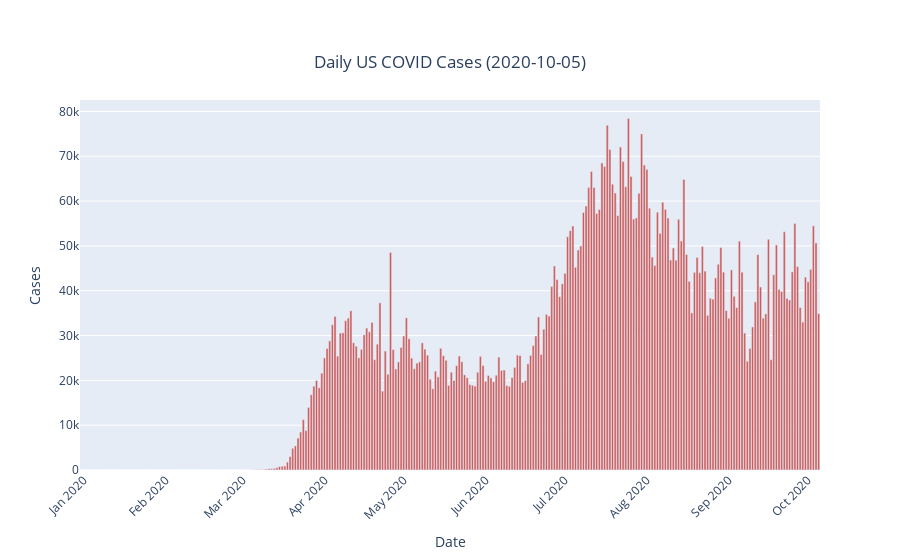

This figure's notebook cell:
### Markdown cell above
#### Creating a Chart of Daily Cases

### Code cell
#creating a data frame for daily cases in the USA
df_daily_cases = pd.read_csv("https://raw.githubusercontent.com/owid/covid-19-data/master/public/data/ecdc/new_cases.csv")
#only want the united states data
df_daily_cases = df_daily_cases[['date','United States']]
df_daily_cases.head()
fig3 = go.Figure()
fig3.add_trace(go.Bar(
    x=df_daily_cases['date'],
    y=df_daily_cases['United States'],
    name='Daily US COVID Cases',
    marker_color='indianred'
))
#Align the dates and turn cases into bars
fig3.update_layout(barmode='group', xaxis_tickangle=-45)
#Align the graph title and axes
fig3.update_layout(
    xaxis_title="Date",
    yaxis_title="Cases",
    title={
        'text': f"Daily US COVID Cases ({date.today()})",
        'y':0.9,
        'x':0.5,
        'xanchor': 'center',
        'yanchor': 'top'})

fig3.show()

### Figure 1 — Plotly figure (JSON) as saved in the notebook; plotly's stock layout.template omitted (floating-point values rounded to 4 significant figures; data arrays with more than 128 entries replaced by an {"elided": "..."} marker saying what was removed)
{"data": [{"marker": {"color": "indianred"}, "name": "Daily US COVID Cases", "type": "bar", "x": {"elided": "280 str values"}, "y": {"elided": "280 int values"}}], "layout": {"barmode": "group", "title": {"text": "Daily US COVID Cases (2020-10-05)", "x": 0.5, "xanchor": "center", "y": 0.9, "yanchor": "top"}, "xaxis": {"tickangle": -45, "title": {"text": "Date"}}, "yaxis": {"title": {"text": "Cases"}}}}
